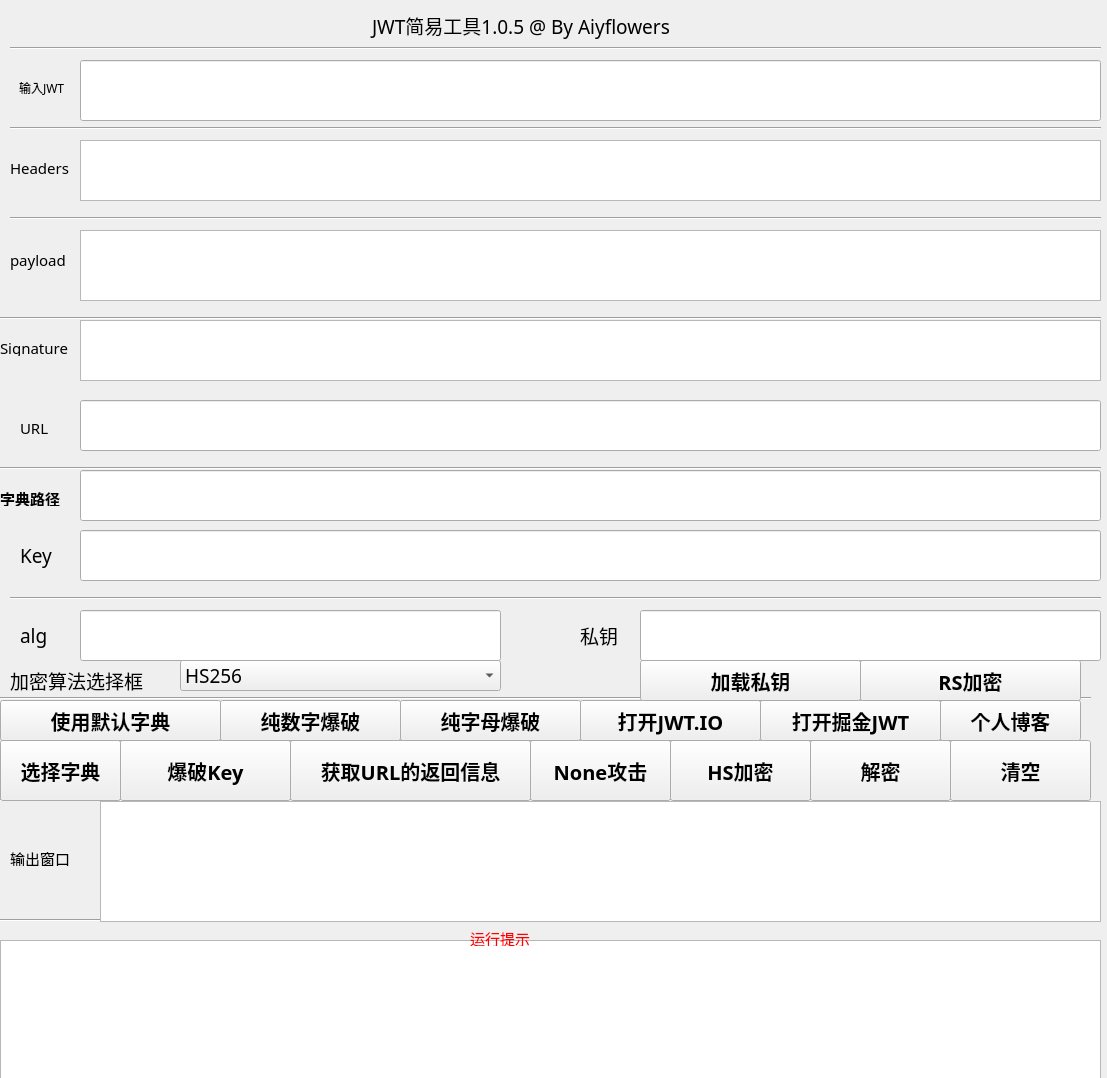
<?xml version="1.0" encoding="UTF-8"?>
<ui version="4.0">
 <class>MainWindow</class>
 <widget class="QMainWindow" name="MainWindow">
  <property name="geometry">
   <rect>
    <x>0</x>
    <y>0</y>
    <width>1107</width>
    <height>1078</height>
   </rect>
  </property>
  <property name="windowTitle">
   <string>MainWindow</string>
  </property>
  <widget class="QWidget" name="centralWidget">
   <widget class="QTextBrowser" name="textBrowser_2">
    <property name="geometry">
     <rect>
      <x>80</x>
      <y>140</y>
      <width>1021</width>
      <height>61</height>
     </rect>
    </property>
    <property name="font">
     <font>
      <family>楷体</family>
      <pointsize>14</pointsize>
     </font>
    </property>
    <property name="readOnly">
     <bool>false</bool>
    </property>
   </widget>
   <widget class="QTextBrowser" name="textBrowser_4">
    <property name="geometry">
     <rect>
      <x>0</x>
      <y>940</y>
      <width>1101</width>
      <height>141</height>
     </rect>
    </property>
    <property name="font">
     <font>
      <family>楷体</family>
      <pointsize>10</pointsize>
     </font>
    </property>
   </widget>
   <widget class="QLabel" name="label">
    <property name="geometry">
     <rect>
      <x>0</x>
      <y>400</y>
      <width>72</width>
      <height>15</height>
     </rect>
    </property>
    <property name="text">
     <string/>
    </property>
   </widget>
   <widget class="QLabel" name="label_2">
    <property name="geometry">
     <rect>
      <x>10</x>
      <y>80</y>
      <width>72</width>
      <height>15</height>
     </rect>
    </property>
    <property name="baseSize">
     <size>
      <width>5</width>
      <height>7</height>
     </size>
    </property>
    <property name="font">
     <font>
      <family>楷体</family>
      <pointsize>9</pointsize>
      <weight>50</weight>
      <italic>false</italic>
      <bold>false</bold>
     </font>
    </property>
    <property name="styleSheet">
     <string notr="true">font: 9pt &quot;楷体&quot;;</string>
    </property>
    <property name="text">
     <string>输入JWT</string>
    </property>
    <property name="textFormat">
     <enum>Qt::PlainText</enum>
    </property>
    <property name="indent">
     <number>9</number>
    </property>
   </widget>
   <widget class="QLineEdit" name="lineEdit">
    <property name="geometry">
     <rect>
      <x>80</x>
      <y>60</y>
      <width>1021</width>
      <height>61</height>
     </rect>
    </property>
    <property name="font">
     <font>
      <family>楷体</family>
      <pointsize>10</pointsize>
     </font>
    </property>
   </widget>
   <widget class="Line" name="line">
    <property name="geometry">
     <rect>
      <x>10</x>
      <y>40</y>
      <width>1091</width>
      <height>16</height>
     </rect>
    </property>
    <property name="orientation">
     <enum>Qt::Horizontal</enum>
    </property>
   </widget>
   <widget class="Line" name="line_2">
    <property name="geometry">
     <rect>
      <x>10</x>
      <y>120</y>
      <width>1091</width>
      <height>16</height>
     </rect>
    </property>
    <property name="orientation">
     <enum>Qt::Horizontal</enum>
    </property>
   </widget>
   <widget class="QLabel" name="label_3">
    <property name="geometry">
     <rect>
      <x>360</x>
      <y>10</y>
      <width>421</width>
      <height>31</height>
     </rect>
    </property>
    <property name="font">
     <font>
      <family>楷体</family>
      <pointsize>14</pointsize>
      <weight>50</weight>
      <bold>false</bold>
     </font>
    </property>
    <property name="text">
     <string>JWT简易工具1.0.5 @ By Aiyflowers</string>
    </property>
    <property name="indent">
     <number>12</number>
    </property>
   </widget>
   <widget class="QLabel" name="label_4">
    <property name="geometry">
     <rect>
      <x>10</x>
      <y>160</y>
      <width>72</width>
      <height>15</height>
     </rect>
    </property>
    <property name="font">
     <font>
      <family>楷体</family>
      <pointsize>11</pointsize>
     </font>
    </property>
    <property name="text">
     <string>Headers</string>
    </property>
   </widget>
   <widget class="Line" name="line_3">
    <property name="geometry">
     <rect>
      <x>10</x>
      <y>210</y>
      <width>1091</width>
      <height>16</height>
     </rect>
    </property>
    <property name="orientation">
     <enum>Qt::Horizontal</enum>
    </property>
   </widget>
   <widget class="QLabel" name="label_5">
    <property name="geometry">
     <rect>
      <x>10</x>
      <y>244</y>
      <width>72</width>
      <height>31</height>
     </rect>
    </property>
    <property name="font">
     <font>
      <family>楷体</family>
      <pointsize>11</pointsize>
     </font>
    </property>
    <property name="text">
     <string>payload</string>
    </property>
   </widget>
   <widget class="QTextBrowser" name="textBrowser_5">
    <property name="geometry">
     <rect>
      <x>80</x>
      <y>230</y>
      <width>1021</width>
      <height>71</height>
     </rect>
    </property>
    <property name="font">
     <font>
      <family>楷体</family>
      <pointsize>14</pointsize>
     </font>
    </property>
    <property name="readOnly">
     <bool>false</bool>
    </property>
   </widget>
   <widget class="QLabel" name="label_6">
    <property name="geometry">
     <rect>
      <x>0</x>
      <y>340</y>
      <width>91</width>
      <height>16</height>
     </rect>
    </property>
    <property name="font">
     <font>
      <family>楷体</family>
      <pointsize>11</pointsize>
     </font>
    </property>
    <property name="text">
     <string>Signature</string>
    </property>
   </widget>
   <widget class="QTextBrowser" name="textBrowser_6">
    <property name="geometry">
     <rect>
      <x>80</x>
      <y>320</y>
      <width>1021</width>
      <height>61</height>
     </rect>
    </property>
    <property name="font">
     <font>
      <family>楷体</family>
      <pointsize>14</pointsize>
     </font>
    </property>
    <property name="readOnly">
     <bool>false</bool>
    </property>
   </widget>
   <widget class="Line" name="line_4">
    <property name="geometry">
     <rect>
      <x>0</x>
      <y>310</y>
      <width>1101</width>
      <height>16</height>
     </rect>
    </property>
    <property name="orientation">
     <enum>Qt::Horizontal</enum>
    </property>
   </widget>
   <widget class="Line" name="line_5">
    <property name="geometry">
     <rect>
      <x>0</x>
      <y>890</y>
      <width>1091</width>
      <height>61</height>
     </rect>
    </property>
    <property name="orientation">
     <enum>Qt::Horizontal</enum>
    </property>
   </widget>
   <widget class="QLabel" name="label_7">
    <property name="geometry">
     <rect>
      <x>470</x>
      <y>930</y>
      <width>161</width>
      <height>16</height>
     </rect>
    </property>
    <property name="font">
     <font>
      <family>楷体</family>
      <pointsize>11</pointsize>
     </font>
    </property>
    <property name="styleSheet">
     <string notr="true">color: rgb(255, 0, 0);</string>
    </property>
    <property name="text">
     <string>运行提示</string>
    </property>
   </widget>
   <widget class="QTextBrowser" name="textBrowser">
    <property name="geometry">
     <rect>
      <x>100</x>
      <y>801</y>
      <width>1001</width>
      <height>121</height>
     </rect>
    </property>
    <property name="font">
     <font>
      <family>楷体</family>
      <pointsize>10</pointsize>
     </font>
    </property>
    <property name="readOnly">
     <bool>false</bool>
    </property>
   </widget>
   <widget class="QLabel" name="label_8">
    <property name="geometry">
     <rect>
      <x>10</x>
      <y>850</y>
      <width>91</width>
      <height>16</height>
     </rect>
    </property>
    <property name="font">
     <font>
      <family>楷体</family>
      <pointsize>11</pointsize>
     </font>
    </property>
    <property name="text">
     <string>输出窗口</string>
    </property>
   </widget>
   <widget class="Line" name="line_6">
    <property name="geometry">
     <rect>
      <x>0</x>
      <y>780</y>
      <width>1081</width>
      <height>41</height>
     </rect>
    </property>
    <property name="orientation">
     <enum>Qt::Horizontal</enum>
    </property>
   </widget>
   <widget class="QPushButton" name="pushButton">
    <property name="geometry">
     <rect>
      <x>810</x>
      <y>740</y>
      <width>141</width>
      <height>61</height>
     </rect>
    </property>
    <property name="font">
     <font>
      <family>楷体</family>
      <pointsize>15</pointsize>
      <weight>75</weight>
      <bold>true</bold>
     </font>
    </property>
    <property name="text">
     <string>解密</string>
    </property>
   </widget>
   <widget class="QPushButton" name="pushButton_2">
    <property name="geometry">
     <rect>
      <x>950</x>
      <y>740</y>
      <width>141</width>
      <height>61</height>
     </rect>
    </property>
    <property name="font">
     <font>
      <family>楷体</family>
      <pointsize>15</pointsize>
      <weight>75</weight>
      <bold>true</bold>
     </font>
    </property>
    <property name="text">
     <string>清空</string>
    </property>
   </widget>
   <widget class="QPushButton" name="pushButton_3">
    <property name="geometry">
     <rect>
      <x>670</x>
      <y>740</y>
      <width>141</width>
      <height>61</height>
     </rect>
    </property>
    <property name="font">
     <font>
      <family>楷体</family>
      <pointsize>15</pointsize>
      <weight>75</weight>
      <bold>true</bold>
     </font>
    </property>
    <property name="text">
     <string>HS加密</string>
    </property>
   </widget>
   <widget class="QPushButton" name="pushButton_4">
    <property name="geometry">
     <rect>
      <x>530</x>
      <y>740</y>
      <width>141</width>
      <height>61</height>
     </rect>
    </property>
    <property name="font">
     <font>
      <family>楷体</family>
      <pointsize>15</pointsize>
      <weight>75</weight>
      <bold>true</bold>
     </font>
    </property>
    <property name="text">
     <string>None攻击</string>
    </property>
   </widget>
   <widget class="QPushButton" name="pushButton_5">
    <property name="geometry">
     <rect>
      <x>290</x>
      <y>740</y>
      <width>241</width>
      <height>61</height>
     </rect>
    </property>
    <property name="font">
     <font>
      <family>楷体</family>
      <pointsize>15</pointsize>
      <weight>75</weight>
      <bold>true</bold>
     </font>
    </property>
    <property name="text">
     <string>获取URL的返回信息</string>
    </property>
   </widget>
   <widget class="QLineEdit" name="lineEdit_2">
    <property name="geometry">
     <rect>
      <x>80</x>
      <y>400</y>
      <width>1021</width>
      <height>51</height>
     </rect>
    </property>
    <property name="font">
     <font>
      <family>楷体</family>
      <pointsize>10</pointsize>
     </font>
    </property>
   </widget>
   <widget class="QLabel" name="label_9">
    <property name="geometry">
     <rect>
      <x>20</x>
      <y>420</y>
      <width>91</width>
      <height>16</height>
     </rect>
    </property>
    <property name="font">
     <font>
      <family>楷体</family>
      <pointsize>11</pointsize>
     </font>
    </property>
    <property name="text">
     <string>URL</string>
    </property>
   </widget>
   <widget class="QPushButton" name="pushButton_6">
    <property name="geometry">
     <rect>
      <x>0</x>
      <y>740</y>
      <width>121</width>
      <height>61</height>
     </rect>
    </property>
    <property name="font">
     <font>
      <family>楷体</family>
      <pointsize>15</pointsize>
      <weight>75</weight>
      <bold>true</bold>
     </font>
    </property>
    <property name="text">
     <string>选择字典</string>
    </property>
   </widget>
   <widget class="QPushButton" name="pushButton_7">
    <property name="geometry">
     <rect>
      <x>120</x>
      <y>740</y>
      <width>171</width>
      <height>61</height>
     </rect>
    </property>
    <property name="font">
     <font>
      <family>楷体</family>
      <pointsize>15</pointsize>
      <weight>75</weight>
      <bold>true</bold>
     </font>
    </property>
    <property name="text">
     <string>爆破Key</string>
    </property>
   </widget>
   <widget class="QLineEdit" name="lineEdit_3">
    <property name="geometry">
     <rect>
      <x>80</x>
      <y>470</y>
      <width>1021</width>
      <height>51</height>
     </rect>
    </property>
    <property name="font">
     <font>
      <family>楷体</family>
      <pointsize>14</pointsize>
     </font>
    </property>
   </widget>
   <widget class="Line" name="line_7">
    <property name="geometry">
     <rect>
      <x>0</x>
      <y>460</y>
      <width>1101</width>
      <height>16</height>
     </rect>
    </property>
    <property name="orientation">
     <enum>Qt::Horizontal</enum>
    </property>
   </widget>
   <widget class="QLabel" name="label_11">
    <property name="geometry">
     <rect>
      <x>0</x>
      <y>490</y>
      <width>91</width>
      <height>16</height>
     </rect>
    </property>
    <property name="font">
     <font>
      <family>楷体</family>
      <pointsize>11</pointsize>
      <weight>75</weight>
      <bold>true</bold>
     </font>
    </property>
    <property name="text">
     <string>字典路径</string>
    </property>
   </widget>
   <widget class="QPushButton" name="pushButton_8">
    <property name="geometry">
     <rect>
      <x>0</x>
      <y>700</y>
      <width>221</width>
      <height>41</height>
     </rect>
    </property>
    <property name="font">
     <font>
      <family>楷体</family>
      <pointsize>15</pointsize>
      <weight>75</weight>
      <bold>true</bold>
     </font>
    </property>
    <property name="text">
     <string>使用默认字典</string>
    </property>
   </widget>
   <widget class="QPushButton" name="pushButton_9">
    <property name="geometry">
     <rect>
      <x>220</x>
      <y>700</y>
      <width>181</width>
      <height>41</height>
     </rect>
    </property>
    <property name="font">
     <font>
      <family>楷体</family>
      <pointsize>15</pointsize>
      <weight>75</weight>
      <bold>true</bold>
     </font>
    </property>
    <property name="text">
     <string>纯数字爆破</string>
    </property>
   </widget>
   <widget class="Line" name="line_8">
    <property name="geometry">
     <rect>
      <x>10</x>
      <y>590</y>
      <width>1091</width>
      <height>16</height>
     </rect>
    </property>
    <property name="orientation">
     <enum>Qt::Horizontal</enum>
    </property>
   </widget>
   <widget class="QLineEdit" name="lineEdit_4">
    <property name="geometry">
     <rect>
      <x>80</x>
      <y>530</y>
      <width>1021</width>
      <height>51</height>
     </rect>
    </property>
    <property name="font">
     <font>
      <family>楷体</family>
      <pointsize>14</pointsize>
     </font>
    </property>
    <property name="text">
     <string/>
    </property>
   </widget>
   <widget class="QLabel" name="label_12">
    <property name="geometry">
     <rect>
      <x>0</x>
      <y>550</y>
      <width>91</width>
      <height>16</height>
     </rect>
    </property>
    <property name="font">
     <font>
      <family>楷体</family>
      <pointsize>11</pointsize>
      <weight>75</weight>
      <bold>true</bold>
     </font>
    </property>
    <property name="text">
     <string/>
    </property>
   </widget>
   <widget class="QLabel" name="label_10">
    <property name="geometry">
     <rect>
      <x>20</x>
      <y>540</y>
      <width>61</width>
      <height>31</height>
     </rect>
    </property>
    <property name="font">
     <font>
      <family>楷体</family>
      <pointsize>14</pointsize>
     </font>
    </property>
    <property name="text">
     <string>Key</string>
    </property>
   </widget>
   <widget class="Line" name="line_9">
    <property name="geometry">
     <rect>
      <x>0</x>
      <y>690</y>
      <width>1091</width>
      <height>16</height>
     </rect>
    </property>
    <property name="orientation">
     <enum>Qt::Horizontal</enum>
    </property>
   </widget>
   <widget class="QLabel" name="label_13">
    <property name="geometry">
     <rect>
      <x>20</x>
      <y>620</y>
      <width>81</width>
      <height>31</height>
     </rect>
    </property>
    <property name="font">
     <font>
      <family>楷体</family>
      <pointsize>14</pointsize>
     </font>
    </property>
    <property name="text">
     <string>alg</string>
    </property>
   </widget>
   <widget class="QLineEdit" name="lineEdit_5">
    <property name="geometry">
     <rect>
      <x>80</x>
      <y>610</y>
      <width>421</width>
      <height>51</height>
     </rect>
    </property>
    <property name="font">
     <font>
      <family>楷体</family>
      <pointsize>14</pointsize>
     </font>
    </property>
    <property name="text">
     <string/>
    </property>
   </widget>
   <widget class="QComboBox" name="comboBox">
    <property name="geometry">
     <rect>
      <x>180</x>
      <y>660</y>
      <width>321</width>
      <height>31</height>
     </rect>
    </property>
    <property name="font">
     <font>
      <family>楷体</family>
      <pointsize>14</pointsize>
     </font>
    </property>
    <item>
     <property name="text">
      <string>HS256</string>
     </property>
    </item>
    <item>
     <property name="text">
      <string>HS384</string>
     </property>
    </item>
    <item>
     <property name="text">
      <string>HS512</string>
     </property>
    </item>
    <item>
     <property name="text">
      <string>RS256</string>
     </property>
    </item>
    <item>
     <property name="text">
      <string>RS512</string>
     </property>
    </item>
    <item>
     <property name="text">
      <string>RS384</string>
     </property>
    </item>
    <item>
     <property name="text">
      <string>PS512</string>
     </property>
    </item>
    <item>
     <property name="text">
      <string>ES256</string>
     </property>
    </item>
    <item>
     <property name="text">
      <string>ES384</string>
     </property>
    </item>
    <item>
     <property name="text">
      <string>ES512</string>
     </property>
    </item>
    <item>
     <property name="text">
      <string/>
     </property>
    </item>
   </widget>
   <widget class="QLabel" name="label_14">
    <property name="geometry">
     <rect>
      <x>10</x>
      <y>670</y>
      <width>211</width>
      <height>21</height>
     </rect>
    </property>
    <property name="font">
     <font>
      <family>楷体</family>
      <pointsize>14</pointsize>
     </font>
    </property>
    <property name="text">
     <string>加密算法选择框</string>
    </property>
   </widget>
   <widget class="QPushButton" name="pushButton_10">
    <property name="geometry">
     <rect>
      <x>400</x>
      <y>700</y>
      <width>181</width>
      <height>41</height>
     </rect>
    </property>
    <property name="font">
     <font>
      <family>楷体</family>
      <pointsize>15</pointsize>
      <weight>75</weight>
      <bold>true</bold>
     </font>
    </property>
    <property name="text">
     <string>纯字母爆破</string>
    </property>
   </widget>
   <widget class="QPushButton" name="pushButton_11">
    <property name="geometry">
     <rect>
      <x>580</x>
      <y>700</y>
      <width>181</width>
      <height>41</height>
     </rect>
    </property>
    <property name="font">
     <font>
      <family>楷体</family>
      <pointsize>15</pointsize>
      <weight>75</weight>
      <bold>true</bold>
     </font>
    </property>
    <property name="text">
     <string>打开JWT.IO</string>
    </property>
   </widget>
   <widget class="QPushButton" name="pushButton_12">
    <property name="geometry">
     <rect>
      <x>760</x>
      <y>700</y>
      <width>181</width>
      <height>41</height>
     </rect>
    </property>
    <property name="font">
     <font>
      <family>楷体</family>
      <pointsize>15</pointsize>
      <weight>75</weight>
      <bold>true</bold>
     </font>
    </property>
    <property name="text">
     <string>打开掘金JWT</string>
    </property>
   </widget>
   <widget class="QPushButton" name="pushButton_13">
    <property name="geometry">
     <rect>
      <x>940</x>
      <y>700</y>
      <width>141</width>
      <height>41</height>
     </rect>
    </property>
    <property name="font">
     <font>
      <family>楷体</family>
      <pointsize>15</pointsize>
      <weight>75</weight>
      <bold>true</bold>
     </font>
    </property>
    <property name="text">
     <string>个人博客</string>
    </property>
   </widget>
   <widget class="QLabel" name="label_15">
    <property name="geometry">
     <rect>
      <x>580</x>
      <y>620</y>
      <width>81</width>
      <height>31</height>
     </rect>
    </property>
    <property name="font">
     <font>
      <family>楷体</family>
      <pointsize>14</pointsize>
     </font>
    </property>
    <property name="text">
     <string>私钥</string>
    </property>
   </widget>
   <widget class="QLineEdit" name="lineEdit_6">
    <property name="geometry">
     <rect>
      <x>640</x>
      <y>610</y>
      <width>461</width>
      <height>51</height>
     </rect>
    </property>
    <property name="font">
     <font>
      <family>楷体</family>
      <pointsize>14</pointsize>
     </font>
    </property>
    <property name="text">
     <string/>
    </property>
   </widget>
   <widget class="QPushButton" name="pushButton_14">
    <property name="geometry">
     <rect>
      <x>640</x>
      <y>660</y>
      <width>221</width>
      <height>41</height>
     </rect>
    </property>
    <property name="font">
     <font>
      <family>楷体</family>
      <pointsize>15</pointsize>
      <weight>75</weight>
      <bold>true</bold>
     </font>
    </property>
    <property name="text">
     <string>加载私钥</string>
    </property>
   </widget>
   <widget class="QPushButton" name="pushButton_15">
    <property name="geometry">
     <rect>
      <x>860</x>
      <y>660</y>
      <width>221</width>
      <height>41</height>
     </rect>
    </property>
    <property name="font">
     <font>
      <family>楷体</family>
      <pointsize>15</pointsize>
      <weight>75</weight>
      <bold>true</bold>
     </font>
    </property>
    <property name="text">
     <string>RS加密</string>
    </property>
   </widget>
  </widget>
 </widget>
 <resources/>
 <connections/>
</ui>
